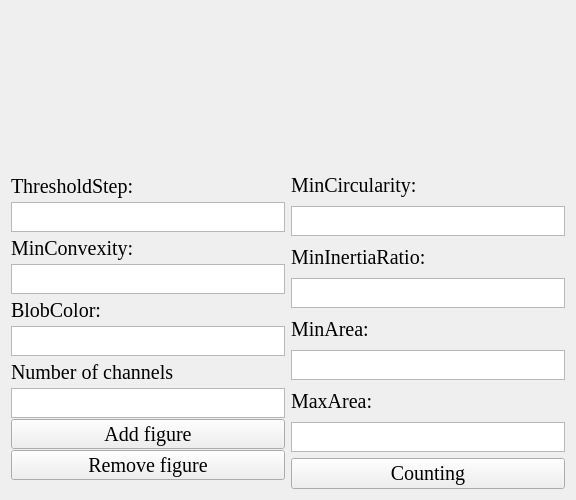
<?xml version="1.0" encoding="UTF-8"?>
<ui version="4.0">
 <class>Form</class>
 <widget class="QWidget" name="Form">
  <property name="geometry">
   <rect>
    <x>0</x>
    <y>0</y>
    <width>576</width>
    <height>500</height>
   </rect>
  </property>
  <property name="windowTitle">
   <string>Form</string>
  </property>
  <layout class="QGridLayout" name="gridLayout_7">
   <item row="0" column="1">
    <layout class="QGridLayout" name="gridLayout_3">
     <item row="0" column="0">
      <widget class="QLabel" name="label_2">
       <property name="sizePolicy">
        <sizepolicy hsizetype="Fixed" vsizetype="Fixed">
         <horstretch>0</horstretch>
         <verstretch>0</verstretch>
        </sizepolicy>
       </property>
       <property name="maximumSize">
        <size>
         <width>300</width>
         <height>250</height>
        </size>
       </property>
       <property name="text">
        <string/>
       </property>
       <property name="pixmap">
        <pixmap>logo/white.png</pixmap>
       </property>
       <property name="scaledContents">
        <bool>true</bool>
       </property>
      </widget>
     </item>
    </layout>
   </item>
   <item row="0" column="0">
    <layout class="QGridLayout" name="gridLayout">
     <property name="horizontalSpacing">
      <number>6</number>
     </property>
     <property name="verticalSpacing">
      <number>0</number>
     </property>
     <item row="0" column="0">
      <widget class="QLabel" name="label">
       <property name="sizePolicy">
        <sizepolicy hsizetype="Fixed" vsizetype="Fixed">
         <horstretch>0</horstretch>
         <verstretch>0</verstretch>
        </sizepolicy>
       </property>
       <property name="maximumSize">
        <size>
         <width>300</width>
         <height>250</height>
        </size>
       </property>
       <property name="text">
        <string/>
       </property>
       <property name="pixmap">
        <pixmap>logo/white.png</pixmap>
       </property>
       <property name="scaledContents">
        <bool>true</bool>
       </property>
      </widget>
     </item>
    </layout>
   </item>
   <item row="1" column="1">
    <layout class="QGridLayout" name="gridLayout_4">
     <item row="1" column="0">
      <widget class="QTextEdit" name="textEdit_3">
       <property name="sizePolicy">
        <sizepolicy hsizetype="Expanding" vsizetype="MinimumExpanding">
         <horstretch>0</horstretch>
         <verstretch>0</verstretch>
        </sizepolicy>
       </property>
       <property name="maximumSize">
        <size>
         <width>16777215</width>
         <height>30</height>
        </size>
       </property>
      </widget>
     </item>
     <item row="6" column="0">
      <widget class="QLabel" name="label_9">
       <property name="sizePolicy">
        <sizepolicy hsizetype="Preferred" vsizetype="MinimumExpanding">
         <horstretch>0</horstretch>
         <verstretch>0</verstretch>
        </sizepolicy>
       </property>
       <property name="maximumSize">
        <size>
         <width>16777215</width>
         <height>30</height>
        </size>
       </property>
       <property name="font">
        <font>
         <family>Times New Roman</family>
         <pointsize>15</pointsize>
        </font>
       </property>
       <property name="text">
        <string>MaxArea:</string>
       </property>
      </widget>
     </item>
     <item row="0" column="0">
      <widget class="QLabel" name="label_5">
       <property name="sizePolicy">
        <sizepolicy hsizetype="Preferred" vsizetype="MinimumExpanding">
         <horstretch>0</horstretch>
         <verstretch>0</verstretch>
        </sizepolicy>
       </property>
       <property name="maximumSize">
        <size>
         <width>16777215</width>
         <height>30</height>
        </size>
       </property>
       <property name="font">
        <font>
         <family>Times New Roman</family>
         <pointsize>15</pointsize>
        </font>
       </property>
       <property name="text">
        <string>MinCircularity:</string>
       </property>
      </widget>
     </item>
     <item row="4" column="0">
      <widget class="QLabel" name="label_8">
       <property name="sizePolicy">
        <sizepolicy hsizetype="Preferred" vsizetype="MinimumExpanding">
         <horstretch>0</horstretch>
         <verstretch>0</verstretch>
        </sizepolicy>
       </property>
       <property name="maximumSize">
        <size>
         <width>16777215</width>
         <height>30</height>
        </size>
       </property>
       <property name="font">
        <font>
         <family>Times New Roman</family>
         <pointsize>15</pointsize>
        </font>
       </property>
       <property name="text">
        <string>MinArea:</string>
       </property>
      </widget>
     </item>
     <item row="2" column="0">
      <widget class="QLabel" name="label_6">
       <property name="sizePolicy">
        <sizepolicy hsizetype="Preferred" vsizetype="MinimumExpanding">
         <horstretch>0</horstretch>
         <verstretch>0</verstretch>
        </sizepolicy>
       </property>
       <property name="maximumSize">
        <size>
         <width>16777215</width>
         <height>30</height>
        </size>
       </property>
       <property name="font">
        <font>
         <family>Times New Roman</family>
         <pointsize>15</pointsize>
        </font>
       </property>
       <property name="text">
        <string>MinInertiaRatio:</string>
       </property>
      </widget>
     </item>
     <item row="3" column="0">
      <widget class="QTextEdit" name="textEdit_4">
       <property name="sizePolicy">
        <sizepolicy hsizetype="Expanding" vsizetype="MinimumExpanding">
         <horstretch>0</horstretch>
         <verstretch>0</verstretch>
        </sizepolicy>
       </property>
       <property name="maximumSize">
        <size>
         <width>16777215</width>
         <height>30</height>
        </size>
       </property>
      </widget>
     </item>
     <item row="5" column="0">
      <widget class="QTextEdit" name="textEdit_6">
       <property name="sizePolicy">
        <sizepolicy hsizetype="Expanding" vsizetype="MinimumExpanding">
         <horstretch>0</horstretch>
         <verstretch>0</verstretch>
        </sizepolicy>
       </property>
       <property name="maximumSize">
        <size>
         <width>16777215</width>
         <height>30</height>
        </size>
       </property>
      </widget>
     </item>
     <item row="8" column="0">
      <widget class="QPushButton" name="pushButton_3">
       <property name="font">
        <font>
         <family>Times New Roman</family>
         <pointsize>15</pointsize>
        </font>
       </property>
       <property name="styleSheet">
        <string notr="true">background-image: url(D:/Documents/Desktop/white.png)</string>
       </property>
       <property name="text">
        <string>Counting</string>
       </property>
      </widget>
     </item>
     <item row="7" column="0">
      <widget class="QTextEdit" name="textEdit_7">
       <property name="sizePolicy">
        <sizepolicy hsizetype="Expanding" vsizetype="MinimumExpanding">
         <horstretch>0</horstretch>
         <verstretch>0</verstretch>
        </sizepolicy>
       </property>
       <property name="maximumSize">
        <size>
         <width>16777215</width>
         <height>30</height>
        </size>
       </property>
      </widget>
     </item>
    </layout>
   </item>
   <item row="1" column="0">
    <layout class="QGridLayout" name="gridLayout_2">
     <property name="verticalSpacing">
      <number>0</number>
     </property>
     <item row="6" column="0">
      <widget class="QLabel" name="label_10">
       <property name="sizePolicy">
        <sizepolicy hsizetype="Preferred" vsizetype="MinimumExpanding">
         <horstretch>0</horstretch>
         <verstretch>0</verstretch>
        </sizepolicy>
       </property>
       <property name="maximumSize">
        <size>
         <width>16777215</width>
         <height>30</height>
        </size>
       </property>
       <property name="font">
        <font>
         <family>Times New Roman</family>
         <pointsize>15</pointsize>
        </font>
       </property>
       <property name="text">
        <string>Number of channels</string>
       </property>
      </widget>
     </item>
     <item row="1" column="0">
      <widget class="QTextEdit" name="textEdit">
       <property name="sizePolicy">
        <sizepolicy hsizetype="Expanding" vsizetype="MinimumExpanding">
         <horstretch>0</horstretch>
         <verstretch>0</verstretch>
        </sizepolicy>
       </property>
       <property name="maximumSize">
        <size>
         <width>16777215</width>
         <height>30</height>
        </size>
       </property>
      </widget>
     </item>
     <item row="2" column="0">
      <widget class="QLabel" name="label_4">
       <property name="sizePolicy">
        <sizepolicy hsizetype="Preferred" vsizetype="MinimumExpanding">
         <horstretch>0</horstretch>
         <verstretch>0</verstretch>
        </sizepolicy>
       </property>
       <property name="maximumSize">
        <size>
         <width>16777215</width>
         <height>30</height>
        </size>
       </property>
       <property name="font">
        <font>
         <family>Times New Roman</family>
         <pointsize>15</pointsize>
        </font>
       </property>
       <property name="text">
        <string>MinConvexity:</string>
       </property>
      </widget>
     </item>
     <item row="3" column="0">
      <widget class="QTextEdit" name="textEdit_2">
       <property name="sizePolicy">
        <sizepolicy hsizetype="Expanding" vsizetype="MinimumExpanding">
         <horstretch>0</horstretch>
         <verstretch>0</verstretch>
        </sizepolicy>
       </property>
       <property name="maximumSize">
        <size>
         <width>16777215</width>
         <height>30</height>
        </size>
       </property>
      </widget>
     </item>
     <item row="0" column="0">
      <widget class="QLabel" name="label_3">
       <property name="sizePolicy">
        <sizepolicy hsizetype="Preferred" vsizetype="MinimumExpanding">
         <horstretch>0</horstretch>
         <verstretch>0</verstretch>
        </sizepolicy>
       </property>
       <property name="maximumSize">
        <size>
         <width>16777215</width>
         <height>30</height>
        </size>
       </property>
       <property name="font">
        <font>
         <family>Times New Roman</family>
         <pointsize>15</pointsize>
        </font>
       </property>
       <property name="text">
        <string>ThresholdStep:</string>
       </property>
      </widget>
     </item>
     <item row="5" column="0">
      <widget class="QTextEdit" name="textEdit_5">
       <property name="sizePolicy">
        <sizepolicy hsizetype="Expanding" vsizetype="MinimumExpanding">
         <horstretch>0</horstretch>
         <verstretch>0</verstretch>
        </sizepolicy>
       </property>
       <property name="maximumSize">
        <size>
         <width>16777215</width>
         <height>30</height>
        </size>
       </property>
      </widget>
     </item>
     <item row="4" column="0">
      <widget class="QLabel" name="label_7">
       <property name="sizePolicy">
        <sizepolicy hsizetype="Preferred" vsizetype="MinimumExpanding">
         <horstretch>0</horstretch>
         <verstretch>0</verstretch>
        </sizepolicy>
       </property>
       <property name="maximumSize">
        <size>
         <width>16777215</width>
         <height>30</height>
        </size>
       </property>
       <property name="font">
        <font>
         <family>Times New Roman</family>
         <pointsize>15</pointsize>
        </font>
       </property>
       <property name="text">
        <string>BlobColor:</string>
       </property>
      </widget>
     </item>
     <item row="8" column="0">
      <widget class="QPushButton" name="pushButton_1">
       <property name="sizePolicy">
        <sizepolicy hsizetype="Minimum" vsizetype="MinimumExpanding">
         <horstretch>0</horstretch>
         <verstretch>0</verstretch>
        </sizepolicy>
       </property>
       <property name="maximumSize">
        <size>
         <width>16777215</width>
         <height>30</height>
        </size>
       </property>
       <property name="font">
        <font>
         <family>Times New Roman</family>
         <pointsize>15</pointsize>
        </font>
       </property>
       <property name="styleSheet">
        <string notr="true">background-image: url(D:/Documents/Desktop/white.png)</string>
       </property>
       <property name="text">
        <string>Add figure</string>
       </property>
      </widget>
     </item>
     <item row="9" column="0">
      <widget class="QPushButton" name="pushButton_2">
       <property name="sizePolicy">
        <sizepolicy hsizetype="Minimum" vsizetype="MinimumExpanding">
         <horstretch>0</horstretch>
         <verstretch>0</verstretch>
        </sizepolicy>
       </property>
       <property name="maximumSize">
        <size>
         <width>16777215</width>
         <height>30</height>
        </size>
       </property>
       <property name="font">
        <font>
         <family>Times New Roman</family>
         <pointsize>15</pointsize>
        </font>
       </property>
       <property name="styleSheet">
        <string notr="true">background-image: url(D:/Documents/Desktop/white.png)</string>
       </property>
       <property name="text">
        <string>Remove figure</string>
       </property>
      </widget>
     </item>
     <item row="7" column="0">
      <widget class="QTextEdit" name="textEdit_8">
       <property name="sizePolicy">
        <sizepolicy hsizetype="Expanding" vsizetype="MinimumExpanding">
         <horstretch>0</horstretch>
         <verstretch>0</verstretch>
        </sizepolicy>
       </property>
       <property name="maximumSize">
        <size>
         <width>16777215</width>
         <height>30</height>
        </size>
       </property>
      </widget>
     </item>
    </layout>
   </item>
  </layout>
 </widget>
 <resources/>
 <connections/>
</ui>
